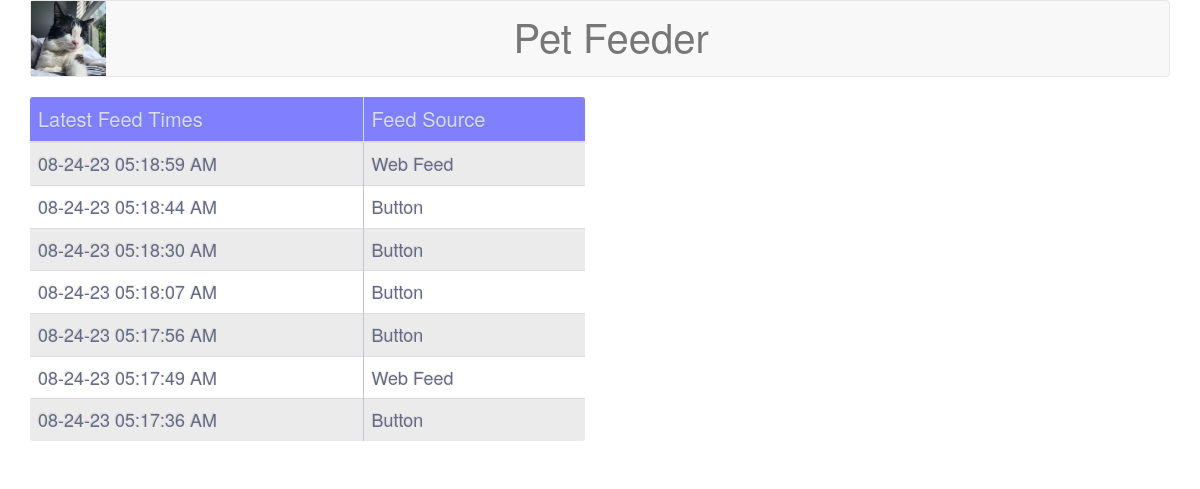
The app's page /history (signed in), older data.
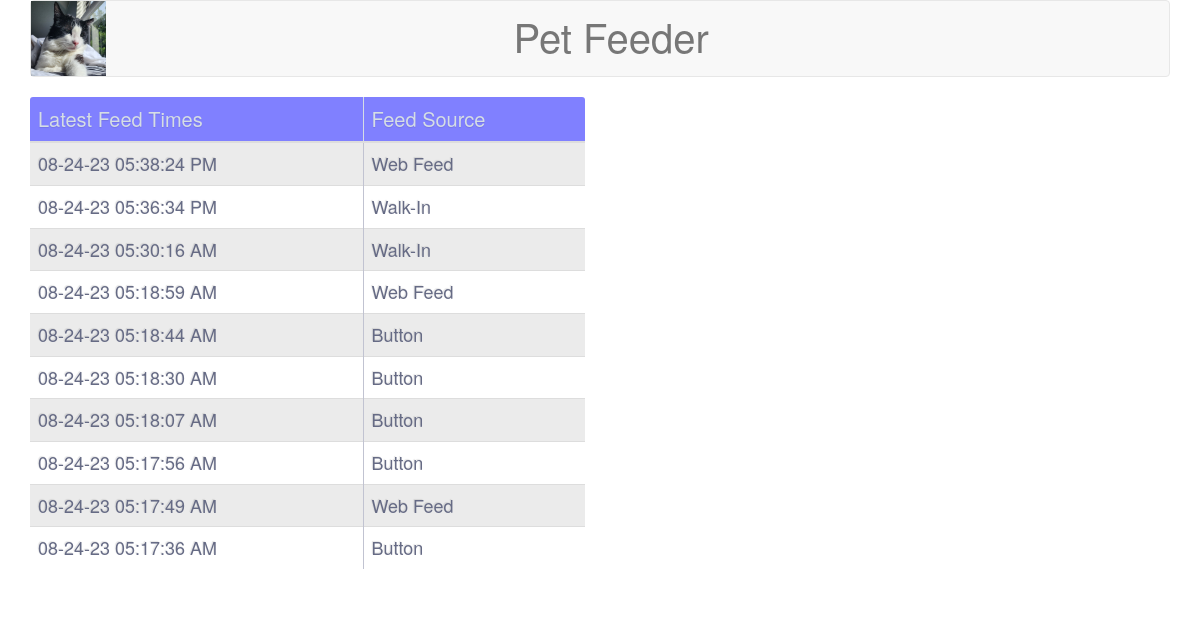
The same page, newer data.
### tables this page shows
CREATE TABLE feedtimes (feedid integer primary key autoincrement,feeddate string,feedtype integer);

CREATE TABLE feedtypes (feedtype integer primary key,description string);

### app.py (the view)
@app.route('/history', methods=['GET', 'POST'])
def history_page():
    try:
        if 'userLogin' in session:
            latestXNumberFeedTimes = commonTasks.db_get_last_feedtimes(500)
            finalFeedTimeList = []
            for x in latestXNumberFeedTimes:
                x = list(x)
                dateobject = datetime.datetime.strptime(x[0], '%Y-%m-%d %H:%M:%S')
                x[0] = dateobject.strftime("%m-%d-%y %I:%M:%S %p")
                x = tuple(x)
                finalFeedTimeList.append(x)
            return render_template('history.html'
                                   , latestXNumberFeedTimes=finalFeedTimeList
                                   )
        else:
            return redirect(url_for('admin_login_page'))
    except Exception as e:
        return render_template('error.html', resultsSET=e)

### commonTasks.py (called while the page is built)
def connect_db():
    try:
        rv = sqlite3.connect(DB)
        return rv
    except Exception as e:
        return e

def db_get_last_feedtimes(numberToGet):
    try:
        con = connect_db()
        cur = con.execute(''' select feeddate,description
                                from feedtimes ft
                                join feedtypes fty on ft.feedtype=fty.feedtype
                                where ft.feedtype in (1,2,3,4,6)
                                order by feeddate desc
                                limit ?''', [str(numberToGet), ])
        LastFeedingTimes = cur.fetchall()
        cur.close()
        con.close()
        return LastFeedingTimes
    except Exception as e:
        return e

### templates/history.html
{% extends "layout.html" %}
{% block head %}
{{ super() }}
{% endblock %}
{% block main %}
<div class="row">
    <div class="col-md-6 text-center">
        <table class="FeedTable table">
            <thead>
            <th>Latest Feed Times</th>
            <th>Feed Source</th>
            </thead>
            <tbody>
            {% for entry in latestXNumberFeedTimes %}
            <tr>
                <td>{{entry[0]}}</td>
                <td>{{entry[1]}}</td>
            </tr>
            {% endfor %}
            </tbody>
        </table>
    </div>
    <div class="col-md-6 text-center">
    </div>
</div>
{% endblock %}

Row changes from the older to the newer data that the page shows:
added feedtimes: feeddate "08-24-23 05:38:24 PM", description "Web Feed"
added feedtimes: feeddate "08-24-23 05:36:34 PM", description "Walk-In"
added feedtimes: feeddate "08-24-23 05:30:16 AM", description "Walk-In"
